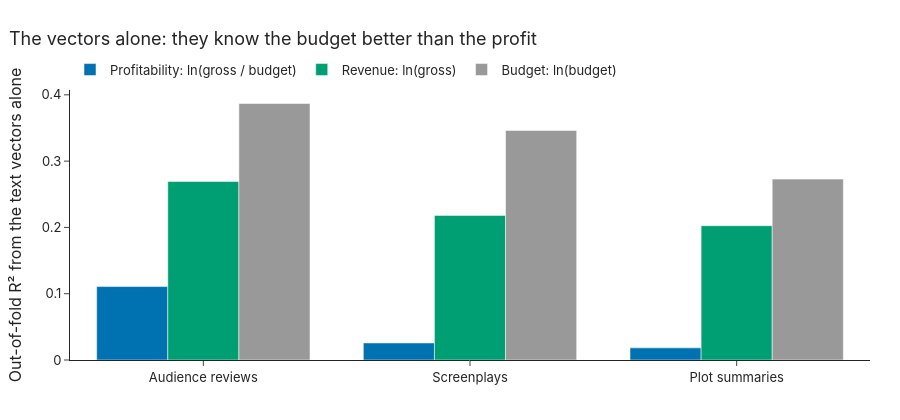

Here is the notebook cell this chart was saved with:
### Markdown cell above
## 2. The vectors alone know budget, not profit

Every text is cut into 180-word passages (the model reads at most 256 word pieces), each passage is embedded with
all-MiniLM-L6-v2, and a film's vector is the normalised mean. The vectors are reduced to 50 principal components
(unsupervised, so this step never sees the outcome) and a ridge regression predicts the outcome. Every R² is
**out-of-fold**: each film is predicted by a model fitted on the other four fifths, ten times over.

### Code cell
R.fig_alone(r).show()
display(Markdown(say["alone"]))

### Figure 1 — Plotly figure (JSON) as saved in the notebook; plotly's stock layout.template omitted (floating-point values rounded to 4 significant figures)
{"data": [{"customdata": [[0.3334, 0.00074, 0.002, 5405], [0.1652, 0.00152, 0.002, 1538], [0.1402, 0.00148, 0.002, 1625]], "hovertemplate": "R² %{y:.3f}, r = %{customdata[0]:.2f}<br>shuffle 95th pct %{customdata[1]:.3f}, p = %{customdata[2]:.3f}<br>%{customdata[3]:,} films<extra></extra>", "marker": {"color": "#0072B2"}, "name": "Profitability: ln(gross / budget)", "type": "bar", "x": ["Audience reviews", "Screenplays", "Plot summaries"], "y": [0.1108, 0.02572, 0.01831]}, {"customdata": [[0.5191, 0.00078, 0.002, 5405], [0.468, 0.0018, 0.002, 1538], [0.4512, 0.00125, 0.002, 1625]], "hovertemplate": "R² %{y:.3f}, r = %{customdata[0]:.2f}<br>shuffle 95th pct %{customdata[1]:.3f}, p = %{customdata[2]:.3f}<br>%{customdata[3]:,} films<extra></extra>", "marker": {"color": "#009E73"}, "name": "Revenue: ln(gross)", "type": "bar", "x": ["Audience reviews", "Screenplays", "Plot summaries"], "y": [0.2692, 0.2181, 0.2025]}, {"customdata": [[0.6222, 0.0007, 0.002, 5405], [0.5892, 0.00181, 0.002, 1538], [0.523, 0.00129, 0.002, 1625]], "hovertemplate": "R² %{y:.3f}, r = %{customdata[0]:.2f}<br>shuffle 95th pct %{customdata[1]:.3f}, p = %{customdata[2]:.3f}<br>%{customdata[3]:,} films<extra></extra>", "marker": {"color": "#999999"}, "name": "Budget: ln(budget)", "type": "bar", "x": ["Audience reviews", "Screenplays", "Plot summaries"], "y": [0.3869, 0.3462, 0.2729]}], "layout": {"barmode": "group", "font": {"family": "Inter, Helvetica, Arial, sans-serif", "size": 13}, "height": 420, "legend": {"orientation": "h", "x": 0, "y": 1.02, "yanchor": "bottom"}, "margin": {"b": 60, "l": 70, "r": 30, "t": 90}, "title": {"text": "The vectors alone: they know the budget better than the profit", "x": 0.01, "xanchor": "left"}, "yaxis": {"title": {"text": "Out-of-fold R² from the text vectors alone"}}}}
